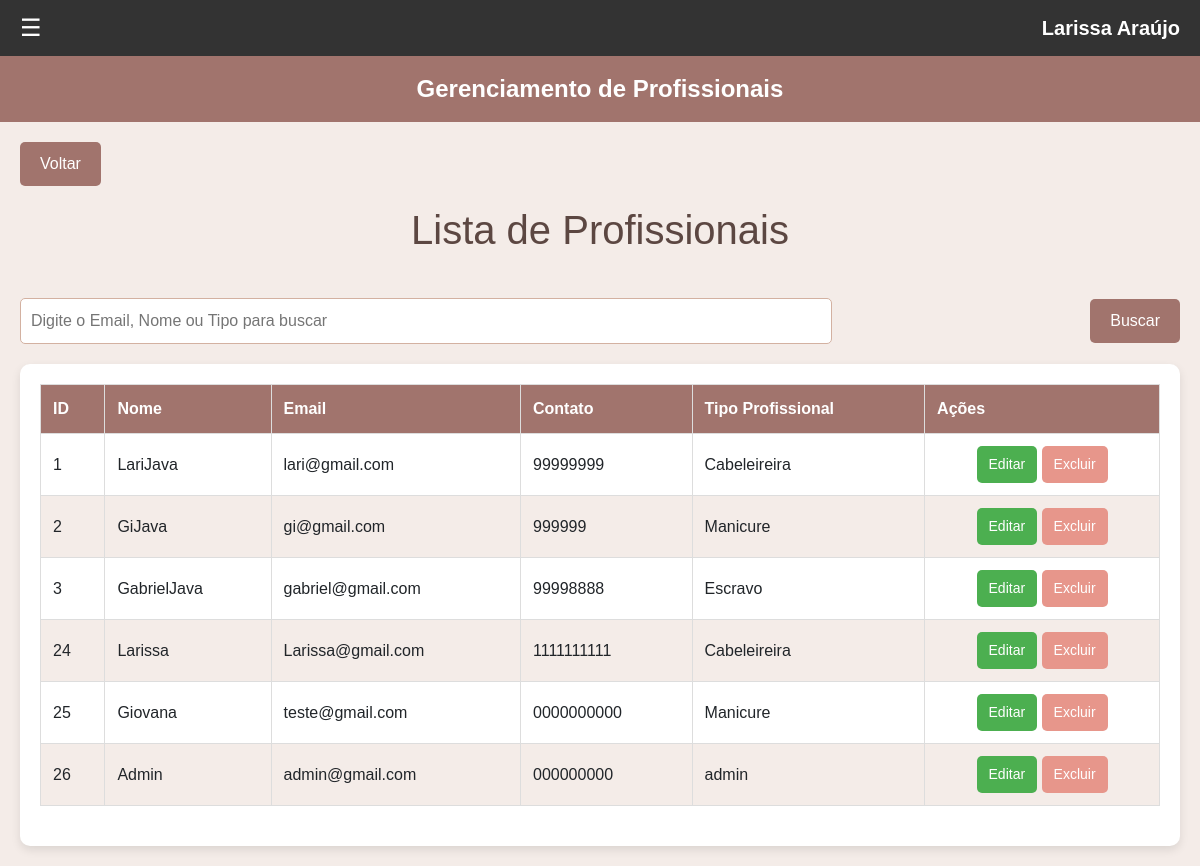
Page /adminProfissionais.php (signed in) on the committed database.
### tables this page shows
CREATE TABLE `profissionais` (
  `idProfissional` int(11) NOT NULL AUTO_INCREMENT,
  `nomeProfissionais` varchar(45) NOT NULL,
  `email` varchar(45) NOT NULL,
  `senha` varchar(500) NOT NULL,
  `contato` mediumtext NOT NULL,
  `idTipoProfissional` int(11) NOT NULL,
  PRIMARY KEY (`idProfissional`),
  KEY `fk_profissonais_tipoProfissonais_idx` (`idTipoProfissional`),
  CONSTRAINT `fk_profissionais_tipo` FOREIGN KEY (`idTipoProfissional`) REFERENCES `tiposprofissionais` (`idTipoProfissional`)
);

CREATE TABLE `tiposprofissionais` (
  `idTipoProfissional` int(11) NOT NULL AUTO_INCREMENT,
  `nomeTipo` varchar(45) NOT NULL,
  `descricao` varchar(120) NOT NULL,
  PRIMARY KEY (`idTipoProfissional`)
);

### adminProfissionais.php (the view, shortened to what this page needs)
<?php
    include_once("includes/conexao.php");
?>
<!DOCTYPE html>
<html lang="pt-br">
<head>
    <link href="https://cdn.jsdelivr.net/npm/bootstrap@5.3.3/dist/css/bootstrap.min.css" rel="stylesheet">
    <link rel="stylesheet" type="text/css" href="css/estilo_adminProfissionais.css">
</head>
<body>
     <?php
        include_once('includes/menuProfissional.php');
    ?>
    <header>Gerenciamento de Profissionais</header>
    <div class="container">
        <a href="homeAdmin.php" class="back-button">Voltar</a>
        <h1>Lista de Profissionais</h1>
        ?><br>
        <div class="search-container">
            <input type="text" id="searchInput" placeholder="Digite o Email, Nome ou Tipo para buscar">
            <button onclick="search()">Buscar</button>
        </div>
        <div class="table-container">
            <table>
                <thead>
                    <tr>
                        <th>ID</th>
                        <th>Nome</th>
                        <th>Email</th>
                        <th>Contato</th>
                        <th>Tipo Profissional</th>
                        <th>Ações</th>
                    </tr>
                </thead>
                <tbody id="professionalTable">
                    <?php
                        if (!isset($_GET['nomeProfissionais'])) {
                            $sql = "SELECT * FROM profissionais
                            INNER JOIN tiposprofissionais ON profissionais.idTipoProfissional=tiposprofissionais.idTipoProfissional
                            ORDER BY idProfissional ASC";
                        }
                        $resultados = mysqli_query($conn, $sql);
                        while ($dados = mysqli_fetch_assoc($resultados)) {
                        echo '<tr>
                                <td>'.$dados['idProfissional'].'</td>
                                <td>'.$dados['nomeProfissionais'].'</td>
                                <td>'.$dados['email'].'</td>
                                <td>'.$dados['contato'].'</td>
                                <td>'.$dados['nomeTipo'].'</td>
                                <td style="text-align: center;">
                                    <a class="btn btn-edit" href="cadastroProfissional.php?idProfissional='.$dados['idProfissional'].'">Editar</a>
                                    <a href="#excluir" data-toggle="modal" data-target="#excluir_'.$dados['idProfissional'].'" class= "btn btn-delete">Excluir</a>
                                </td>
                                </tr>';
                            }
                    ?>
                </tbody>
            </table>
        </div>
    </div>
</body>
</html>

### css/estilo_adminProfissionais.css (style rules this page uses)
body { font-family: Arial, sans-serif; margin: 0; padding: 0; background-color: #f4ece8; }
header { background-color: #a1746d; color: white; padding: 15px 20px; text-align: center; font-size: 24px; font-weight: bold; }
.container { padding: 20px; max-width: 1200px; margin: 0 auto; }
h1 { text-align: center; margin-bottom: 20px; color: #5c4742; }
.search-container { display: flex; justify-content: space-between; align-items: center; margin-bottom: 20px; }
.search-container input { padding: 10px; font-size: 16px; width: 70%; border: 1px solid #d3b1a1; border-radius: 5px; }
.search-container button { padding: 10px 20px; font-size: 16px; background-color: #a1746d; color: white; border: none; border-radius: 5px; cursor: pointer; }
.table-container { background-color: white; border-radius: 10px; box-shadow: 0 4px 10px rgba(0, 0, 0, 0.1); padding: 20px; overflow-x: auto; }
table { width: 100%; border-collapse: collapse; margin-bottom: 20px; }
th, td { padding: 12px; text-align: left; border: 1px solid #ddd; }
th { background-color: #a1746d; color: white; }
tr:nth-child(even) { background-color: #f4ece8; }
.btn { padding: 8px 12px; font-size: 14px; border: none; border-radius: 5px; cursor: pointer; }
.btn-edit { background-color: #4CAF50; color: white; }
.btn-delete { background-color: #e7968b; color: white; }
.back-button { display: inline-block; margin-bottom: 20px; padding: 10px 20px; background-color: #a1746d; color: white; text-decoration: none; border-radius: 5px; }

### includes/menuProfissional.php (style rules this page uses)
body { font-family: Arial, sans-serif; margin: 0; padding: 0; }

### rows in the picture
profissionais: idProfissional "1", nomeProfissionais "LariJava", email "lari@gmail.com", contato "99999999", idTipoProfissional.nomeTipo "Cabeleireira"
profissionais: idProfissional "2", nomeProfissionais "GiJava", email "gi@gmail.com", contato "999999", idTipoProfissional.nomeTipo "Manicure"
profissionais: idProfissional "3", nomeProfissionais "GabrielJava", email "gabriel@gmail.com", contato "99998888", idTipoProfissional.nomeTipo "Escravo"
profissionais: idProfissional "24", nomeProfissionais "Larissa", email "Larissa@gmail.com", contato "1111111111", idTipoProfissional.nomeTipo "Cabeleireira"
profissionais: idProfissional "25", nomeProfissionais "Giovana", email "teste@gmail.com", contato "0000000000", idTipoProfissional.nomeTipo "Manicure"
profissionais: idProfissional "26", nomeProfissionais "Admin", email "admin@gmail.com", contato "000000000", idTipoProfissional.nomeTipo "admin"
